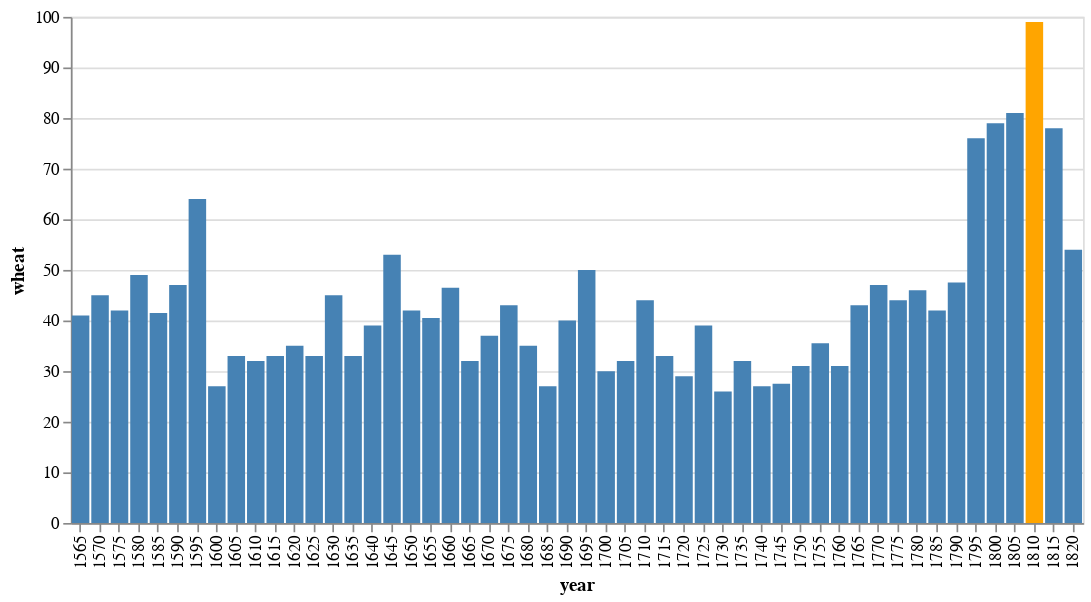

This figure's notebook cell:
### Code cell
import altair as alt
from vega_datasets import data

source = data.wheat()

alt.Chart(source).mark_bar().encode(
    x='year:O',
    y="wheat:Q",
    # The highlight will be set on the result of a conditional statement
    color=alt.condition(
        alt.datum.year == 1810,  # If the year is 1810 this test returns True,
        alt.value('orange'),     # which sets the bar orange.
        alt.value('steelblue')   # And if it's not true it sets the bar steelblue.
    )
).properties(width=600)

### Figure 1 — Vega-Lite specification as saved in the notebook (floating-point values rounded to 4 significant figures)
{"config": {"view": {"continuousWidth": 400, "continuousHeight": 300}}, "data": {"name": "data-76d1ce26ea5761007c35827e1564d86c"}, "mark": "bar", "encoding": {"color": {"condition": {"value": "orange", "test": "(datum.year === 1810)"}, "value": "steelblue"}, "x": {"type": "ordinal", "field": "year"}, "y": {"type": "quantitative", "field": "wheat"}}, "width": 600, "$schema": "https://vega.github.io/schema/vega-lite/v4.8.1.json", "datasets": {"data-76d1ce26ea5761007c35827e1564d86c": [{"year": 1565, "wheat": 41.0, "wages": 5.0}, {"year": 1570, "wheat": 45.0, "wages": 5.05}, {"year": 1575, "wheat": 42.0, "wages": 5.08}, {"year": 1580, "wheat": 49.0, "wages": 5.12}, {"year": 1585, "wheat": 41.5, "wages": 5.15}, {"year": 1590, "wheat": 47.0, "wages": 5.25}, {"year": 1595, "wheat": 64.0, "wages": 5.54}, {"year": 1600, "wheat": 27.0, "wages": 5.61}, {"year": 1605, "wheat": 33.0, "wages": 5.69}, {"year": 1610, "wheat": 32.0, "wages": 5.78}, {"year": 1615, "wheat": 33.0, "wages": 5.94}, {"year": 1620, "wheat": 35.0, "wages": 6.01}, {"year": 1625, "wheat": 33.0, "wages": 6.12}, {"year": 1630, "wheat": 45.0, "wages": 6.22}, {"year": 1635, "wheat": 33.0, "wages": 6.3}, {"year": 1640, "wheat": 39.0, "wages": 6.37}, {"year": 1645, "wheat": 53.0, "wages": 6.45}, {"year": 1650, "wheat": 42.0, "wages": 6.5}, {"year": 1655, "wheat": 40.5, "wages": 6.6}, {"year": 1660, "wheat": 46.5, "wages": 6.75}, {"year": 1665, "wheat": 32.0, "wages": 6.8}, {"year": 1670, "wheat": 37.0, "wages": 6.9}, {"year": 1675, "wheat": 43.0, "wages": 7.0}, {"year": 1680, "wheat": 35.0, "wages": 7.3}, {"year": 1685, "wheat": 27.0, "wages": 7.6}, {"year": 1690, "wheat": 40.0, "wages": 8.0}, {"year": 1695, "wheat": 50.0, "wages": 8.5}, {"year": 1700, "wheat": 30.0, "wages": 9.0}, {"year": 1705, "wheat": 32.0, "wages": 10.0}, {"year": 1710, "wheat": 44.0, "wages": 11.0}, {"year": 1715, "wheat": 33.0, "wages": 11.75}, {"year": 1720, "wheat": 29.0, "wages": 12.5}, {"year": 1725, "wheat": 39.0, "wages": 13.0}, {"year": 1730, "wheat": 26.0, "wages": 13.3}, {"year": 1735, "wheat": 32.0, "wages": 13.6}, {"year": 1740, "wheat": 27.0, "wages": 14.0}, {"year": 1745, "wheat": 27.5, "wages": 14.5}, {"year": 1750, "wheat": 31.0, "wages": 15.0}, {"year": 1755, "wheat": 35.5, "wages": 15.7}, {"year": 1760, "wheat": 31.0, "wages": 16.5}, {"year": 1765, "wheat": 43.0, "wages": 17.6}, {"year": 1770, "wheat": 47.0, "wages": 18.5}, {"year": 1775, "wheat": 44.0, "wages": 19.5}, {"year": 1780, "wheat": 46.0, "wages": 21.0}, {"year": 1785, "wheat": 42.0, "wages": 23.0}, {"year": 1790, "wheat": 47.5, "wages": 25.5}, {"year": 1795, "wheat": 76.0, "wages": 27.5}, {"year": 1800, "wheat": 79.0, "wages": 28.5}, {"year": 1805, "wheat": 81.0, "wages": 29.5}, {"year": 1810, "wheat": 99.0, "wages": 30.0}, {"year": 1815, "wheat": 78.0, "wages": null}, {"year": 1820, "wheat": 54.0, "wages": null}]}}
